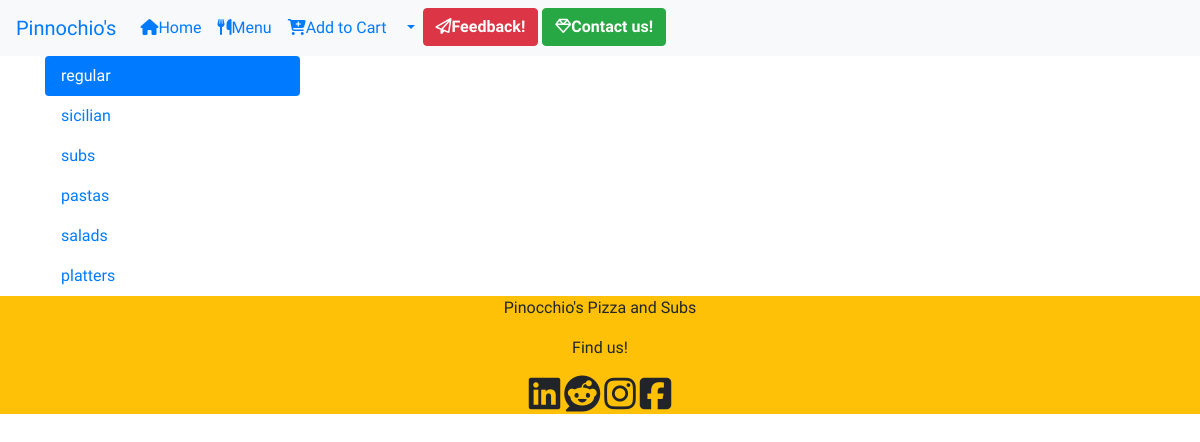
Before: /menu/ with the older database file.
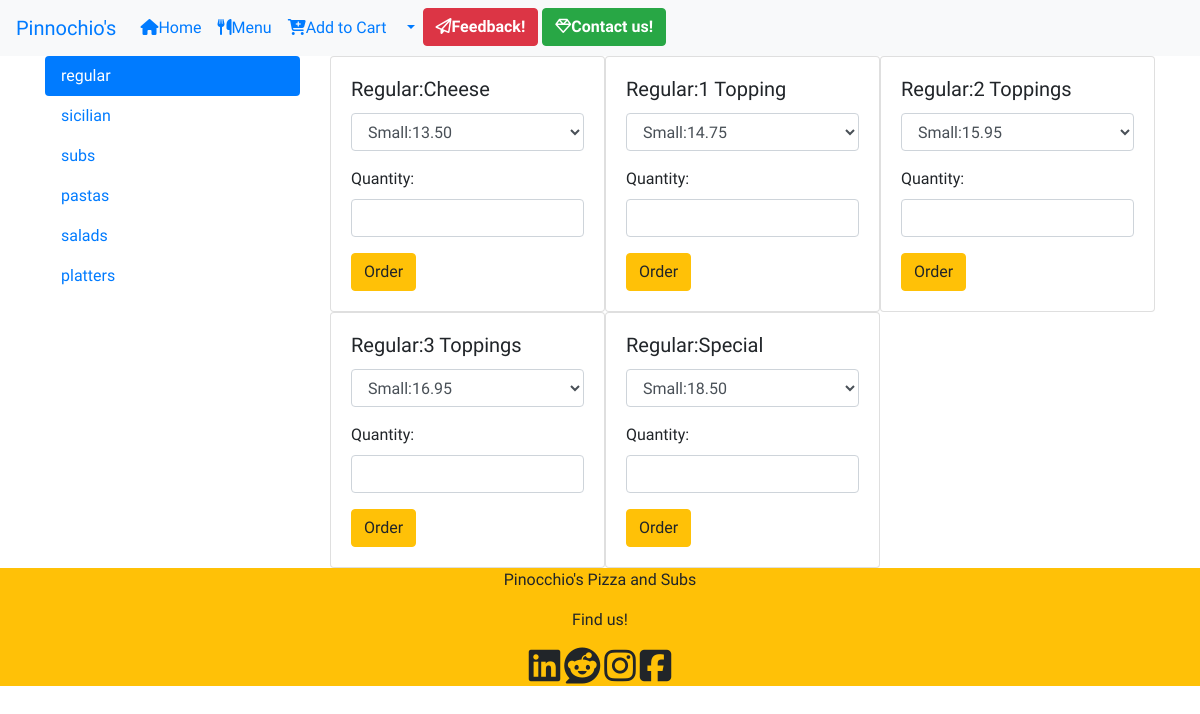
After: the same page with the newer database file.
### orders/models.py (models this page shows, shortened)
class RegularPizza(models.Model):
    pizza = models.ForeignKey(Category, on_delete=models.CASCADE, related_name="regularPrice")
    small = models.DecimalField(max_digits=5, decimal_places=2)
    large = models.DecimalField(max_digits=5, decimal_places=2)
    max_toppings = models.IntegerField(default=0)
    class Meta:
        verbose_name_plural="RegularPizza"

class Category(models.Model):
    categories = models.CharField(max_length=20, blank=True)
    class Meta:
        verbose_name_plural="Categories"

### orders/views.py (the view, shortened to what this page needs)
# urls.py: path('menu/', views.Menu, name="menu"),
def Menu(request):
    if request.method == 'GET':
        reg_pizza = RegularPizza.objects.all()
        sici_pizza = SicilianPizza.objects.all()
        toppings = Toppings.objects.all()
        subs = Subs.objects.all()
        extras = Extras.objects.all()
        pasta = Pastas.objects.all()
        salads = Salads.objects.all()
        platters = DinnerPlatters.objects.all()
        context = {
            "reg_pizzas":reg_pizza, #
            "sici_pizzas": sici_pizza, #
            "toppings": toppings,
            "subs": subs, #
            "extras": extras,
            "pastas":pasta,
            "salads":salads,
            "platters":platters, #
        }
        return render(request,"menu.html", context)

### orders/templates/menu.html (shortened to what this page needs)
{% extends "layout.html" %}
{% block content %}
<div class="container">
  <div class="row">
    <div class="col-3">
      <div class="nav flex-column nav-pills" id="v-pills-tab" role="tablist" aria-orientation="vertical">
        <a class="nav-link active" id="v-pills-regular-tab" data-toggle="pill" href="#v-pills-regular" role="tab" aria-controls="v-pills-regular" aria-selected="true">regular</a>
        <a class="nav-link" id="v-pills-sicilian-tab" data-toggle="pill" href="#v-pills-sicilian" role="tab" aria-controls="v-pills-sicilian" aria-selected="false">sicilian</a>
        <a class="nav-link" id="v-pills-subs-tab" data-toggle="pill" href="#v-pills-subs" role="tab" aria-controls="v-pills-subs" aria-selected="false">subs</a>
        <a class="nav-link" id="v-pills-pastas-tab" data-toggle="pill" href="#v-pills-pastas" role="tab" aria-controls="v-pills-pastas" aria-selected="false">pastas</a>
        <a class="nav-link" id="v-pills-salads-tab" data-toggle="pill" href="#v-pills-salads" role="tab" aria-controls="v-pills-salads" aria-selected="false">salads</a>
        <a class="nav-link" id="v-pills-platters-tab" data-toggle="pill" href="#v-pills-platters" role="tab" aria-controls="v-pills-platters" aria-selected="false">platters</a>
      </div>
    </div>
    <div class="col-9">
      <div class="tab-content" id="v-pills-tabContent">
        <div class="tab-pane fade show active" id="v-pills-regular" role="tabpanel" aria-labelledby="v-pills-regular-tab">
          <div class="row row-cols-4 no-gutters">
            {% for reg_pizza in reg_pizzas %}
            <div class="col-12 col-md-6 col-lg-4">
              <div class="card">
                  <div class="card-body">
                    <h5 class="card-title">Regular:{{reg_pizza.pizza.categories}}</h5>
                    <div class="form-group">
                      <select form="reg_pizza-{{reg_pizza.pk}}" class="form-control" name="price">
                        <option value="{{reg_pizza.small}}">Small:{{reg_pizza.small}}</option>
                      </select>
                    </div>
                    <div class="form-group">
                      <label for="quantity">Quantity: </label>
                      <input form="reg_pizza-{{reg_pizza.pk}}" type="number" class="form-control" id="quantity" name="quantity" required>
                    </div>
                    <form method="POST" id="reg_pizza-{{reg_pizza.pk}}">
                    <button type="submit" class="btn btn-warning">Order</button>
                    </form>
                  </div>
                </div>
            </div>
            {% endfor %}
          </div>
        </div>
      </div>
    </div>
  </div>
</div>
{% endblock %}

Changed rows visible on the page:
added RegularPizza: pizza.categories "Cheese", price "Small:13.50"
added RegularPizza: pizza.categories "1 Topping", price "Small:14.75"
added RegularPizza: pizza.categories "2 Toppings", price "Small:15.95"
added RegularPizza: pizza.categories "3 Toppings", price "Small:16.95"
added RegularPizza: pizza.categories "Special", price "Small:18.50"
